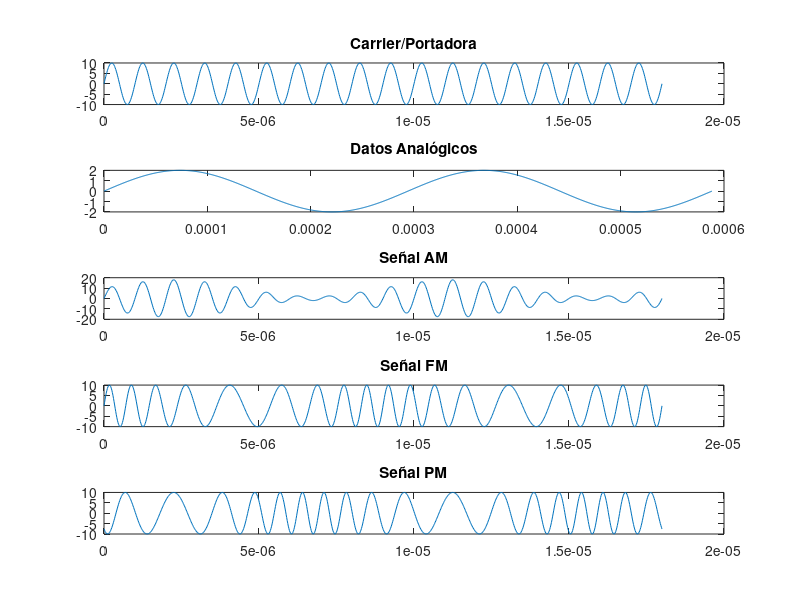

Source code (MATLAB):
clc, clear all, close all, format compact
%----------------- INPUT -------------------
%Datos del carrier
Ac = 10;      %Volts
fc = 1000e3;    %Hertz
phi_c = 0;     %radians
cantper_c = 18;%cantidad periodos a visualizar
%Datos del DATOS Analógicos
Ax = 2;      %Volts
fx = 3400;    %Hertz
phi_x = 0;     %radians
cantper_x = 2;%cantidad periodos a visualizar
%índice de modulación AM:   0 < m <=1
m = 0.4;
%índice de modulación FM/PM:  n >= 2
n = 2;

%----------------- PROCESS -------------------
%Construcción Carrier
Tc = 1/fc;
tc = linspace(0,cantper_c*Tc,1000);
carrier = Ac*sin(2*pi*fc*tc + phi_c);
%Construcción DATOS Analógicos
Tx = 1/fx;
tx = linspace(0,cantper_x*Tx,1000);
xt = Ax*sin(2*pi*fx*tx + phi_x);
%modulación AM
xam = (1 + m*xt).*carrier;
%modulación FM
xfm = Ac*sin(2*pi*fc*tc + n*xt);
%modulación PM
xt_diff = Ax*sin(2*pi*fx*tx + (phi_x + pi/2));
xpm = Ac*sin(2*pi*fc*tc + n*xt_diff);



%----------------- OUTPUT -------------------
figure(1)
subplot(5,1,1), plot(tc,carrier),title('Carrier/Portadora')
subplot(5,1,2), plot(tx,xt),title('Datos Analógicos')
subplot(5,1,3), plot(tc, xam),title('Señal AM')
subplot(5,1,4), plot(tc, xfm),title('Señal FM')
subplot(5,1,5), plot(tc, xpm),title('Señal PM')